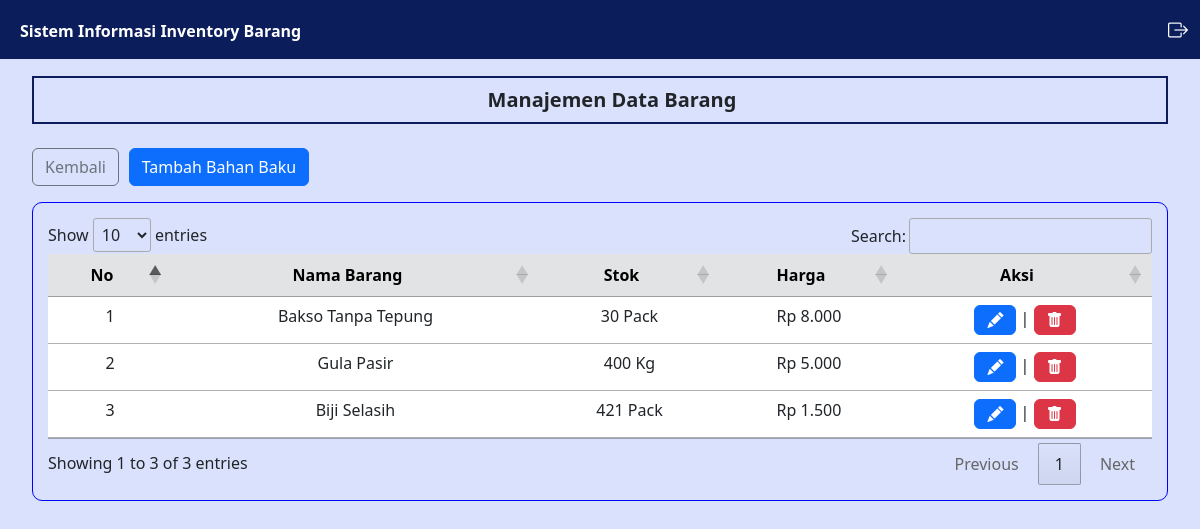
Screenshot of /pemasok/barang.php (signed in) with the database file from the repository.
### tables this page shows
CREATE TABLE `bahan_pemasok` (
  `idbahan` int(11) NOT NULL,
  `idpemasok` int(11) NOT NULL,
  `nama_bahan` varchar(100) NOT NULL,
  `stok` int(11) NOT NULL,
  `satuan` varchar(45) NOT NULL,
  `harga` int(20) NOT NULL
);

### controller/MainController.php (called while the page is built, shortened)
<?php
    $conn = mysqli_connect("localhost","root","","inventory");
    function query($query) {
        global $conn;
        $result = mysqli_query($conn, $query);
        $rows = [];
        while ($row = mysqli_fetch_assoc($result)) {
            $rows[] = $row;
        }
        return $rows;
    }
    function generateRandomKey()
    {
        $keyLength = 32;
        $randomBytes = openssl_random_pseudo_bytes($keyLength, $strong);
        if (!$strong) {
            $randomBytes = random_bytes($keyLength);
        }
        return base64_encode($randomBytes);
    }
    function enkripsi($kata)
    {
        $key = generateRandomKey();
        $string = openssl_encrypt($kata, 'AES-256-CBC', $key, 0, substr($key, 0, 16));
        $hasilEnkripsi = base64_encode($key . $string);
        return $hasilEnkripsi;
    }
?>

### pemasok/barang.php (the view, shortened to what this page needs)
<?php
    $data_bahan = query("SELECT * FROM bahan_pemasok");
?>
<html lang="en">
<head>
    <link href="https://cdn.jsdelivr.net/npm/bootstrap@5.3.0/dist/css/bootstrap.min.css" rel="stylesheet"
>
    <link rel="stylesheet" href="https://cdn.datatables.net/1.13.4/css/jquery.dataTables.min.css">
    <link rel="stylesheet" href="https://cdn.jsdelivr.net/npm/bootstrap-icons@1.11.3/font/bootstrap-icons.min.css">
    <link rel="stylesheet" href="../style.css">
</head>
<body>
    <div class="content">
        <?php
        require_once('../navbar/navbar.php');
        ?>
        <div class="main-container m-0">
            <div class="d-flex">
                <div class="contents px-3 py-3 mx-3">
                    <div class="box1">
                        <h5 class="text-dark text-center mb-0 ms-4 fw-bold">
                            Manajemen Data Barang
                        </h5>
                    </div>
                    <div class="mt-4 ">
                        <div class="row">
                            <div class="col-1">
                                <a href="index.php" class="btn btn-outline-secondary">Kembali</a>
                            </div>
                            <div class="col-4">
                                <button type="button" class="btn btn-primary" data-bs-toggle="modal"
                                    data-bs-target="#bahan_baku">
                                    Tambah Bahan Baku
                                </button>
                            </div>
                        </div>
                    </div>
                    <div class="mt-3 box3">
                        <table id="example" class="table table-hover text-center">
                            <thead>
                                <tr class="table-secondary">
                                    <th class="text-center" scope="col">No</th>
                                    <th class="text-center" scope="col">Nama Barang</th>
                                    <th class="text-center" scope="col">Stok</th>
                                    <th class="text-center" scope="col">Harga</th>
                                    <th class="text-center" scope="col">Aksi</th>
                                </tr>
                            </thead>
                            <tbody>
                                <?php
                                    $i = 1;
                                    foreach($data_bahan as $bahan) :
                                ?>
                                    <tr>
                                        <td>
                                            <?= $i; ?>
                                        </td>
                                        <td>
                                            <?= $bahan['nama_bahan']; ?>
                                        </td>
                                        <td>
                                            <?= $bahan['stok']; ?> <?= $bahan['satuan']; ?>
                                        </td>
                                        <td>
                                            Rp <?= number_format($bahan['harga'], 0, ',', '.'); ?>
                                        </td>
                                        <td>
                                            <a class="text-decoration-none" href="../edit/bahan_baku.php?id=<?= enkripsi($bahan['idbahan']); ?>">
                                                <button class="btn btn-primary"><i class="bi bi-pencil-fill"></i></button>
                                            </a>
                                            |
                                            <button type="button" class="btn  btn-danger" id="delete" data-bs-toggle="modal" data-bs-target="#delete_<?= $bahan['idbahan']; ?>">
                                                <i class="bi bi-trash-fill"></i>
                                            </button>
                                        </td>
                                    </tr>
                                <?php
                                    $i++;
                                    endforeach;
                                ?>
                            </tbody>
                        </table>
                    </div>
                </div>
                <?php foreach($data_bahan as $dahan) : ?>
                    </div>
                <?php endforeach; ?>
</body>
</html>

### style.css (style rules this page uses)
body { background: #d9e1fc; margin: 0; padding: 0; border: 0; }
.content { min-height: 100vh; width: 100%; }
.contents { width: 100%; margin-top: 60px; }
.box1 { border: #0b1d5b solid 2px; padding: 10px; }
.box3 { border: 1px solid blue; border-radius: 10px; padding: 15px; }

### rows the page displays
bahan_pemasok: nama_bahan "Bakso Tanpa Tepung", stok "30", satuan "Pack", harga "8.000"
bahan_pemasok: nama_bahan "Gula Pasir", stok "400", satuan "Kg", harga "5.000"
bahan_pemasok: nama_bahan "Biji Selasih", stok "421", satuan "Pack", harga "1.500"
